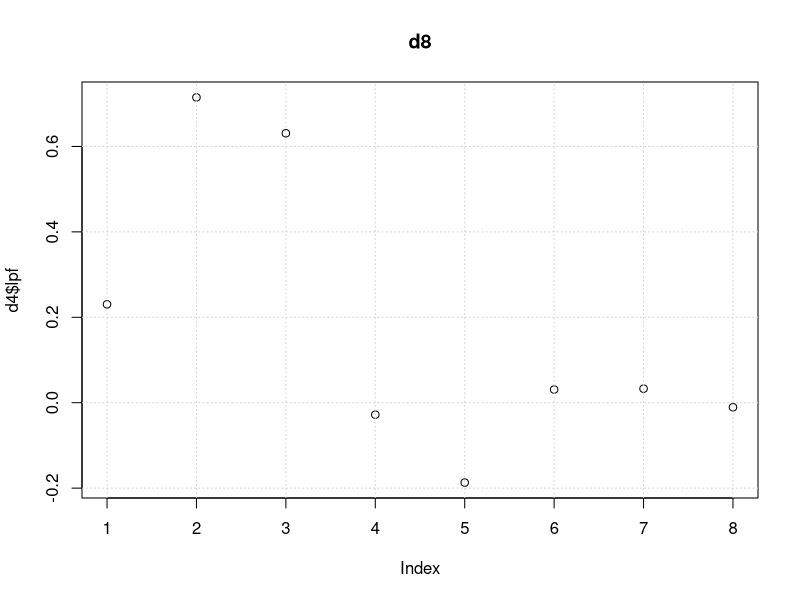
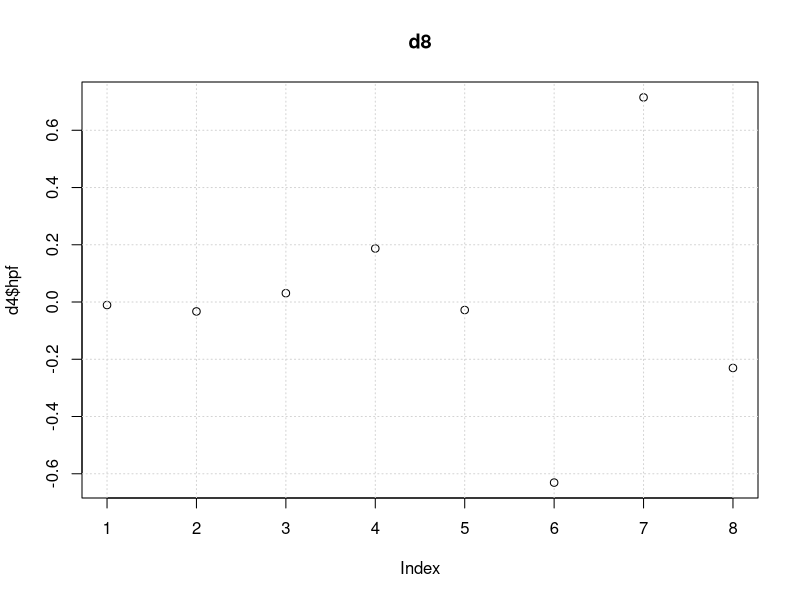

The R script that drew these images, in order:
## ---- chunk 1
library(waveslim)
## ---- chunk 2
d4  <- wave.filter("d8")
str(d4)
plot(d4$lpf, main="d8")
grid()
plot(d4$hpf, main="d8")
grid()
## ---- chunk 3
packageVersion("waveslim")
